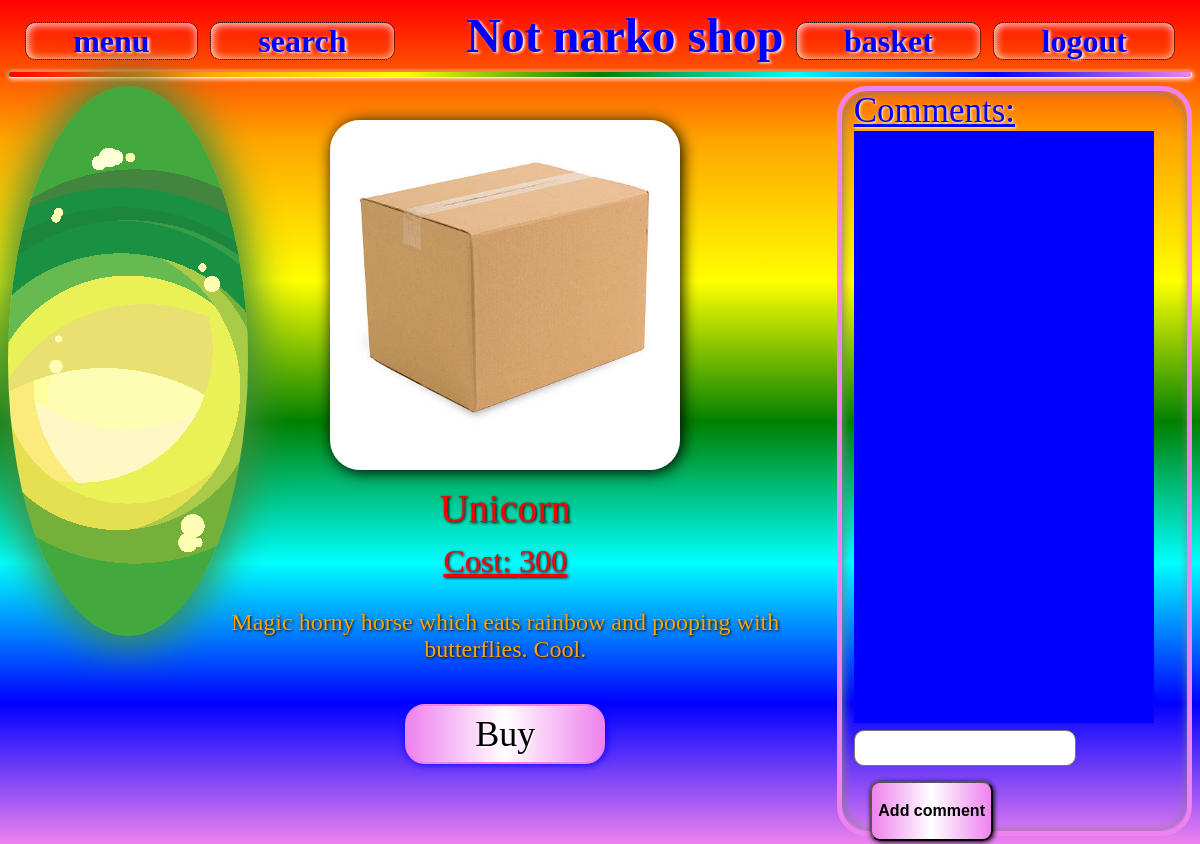
Page /item/1 on the committed database.
### catalog/models.py (models this page shows, shortened)
class Item(models.Model):
    item_name = models.CharField(max_length=50, default="Magic powder")
    item_cost = models.IntegerField('Cost', null=False, default='150')
    item_descr = models.TextField(max_length=1000, help_text='Enter a description:', default="It's empty, for a while, but soon some item will be here")
    item_image = models.FileField(upload_to='catalog/static/img/', default='blank.jpg')

### catalog/views.py (the view)
# urls.py: path('item/<int:pk>', views.item_call.as_view(), name='item_item'),
class item_call(DetailView):
    model = Item
    template_name = 'item.html'
    obj_name = 'item'
    def item(request):
        item_name = Item.objects.all()
        item_cost = Item.objects.all()
        item_descr = Item.objects.all()
        item_image = Item.objects.all()
        context = {
            'item_name': item_name,
            'item_cost': item_cost,
            'item_descr': item_descr,
            'item_image': item_image,
        }
        return render(request, "item.html", context=context)

### cart/context_processors.py (called while the page is built)
def cart(request):
    return {'cart': Cart(request)}

### catalog/templates/item.html (shortened to what this page needs)
{% load static %}
<!DOCTYPE html>
<html lang="en">
<head>
    <link rel="stylesheet" href="{% static 'css/style.css' %}">
</head>
<body>
<div class="header">
    <a class="buttons" href="{% url 'index' %}">menu</a>
    <a class="buttons" id="cont">search</a>
    <span>Not narko shop</span>
    <a class="buttons" href="{% url 'cart:cart_detail' %}">basket</a>
    <a class="buttons" href="{% url 'login' %}">logout</a>
</div>
<hr>
<div class="item_page_menu">
    <a class="go_home" href="{% url 'index' %}"></a>
    <div class="item_page">
    <div><img class="box_item" src="{% static 'img/box.png' %}"></div>
    <div class="name_item"><p>{{ item.item_name }}</p></div>
    <div class="cost_item">Cost: {{ item.item_cost }}</div>
    <div class="descr_item">{{ item.item_descr }}</div>
    <div>
        <form action="{% url 'cart:cart_add' item.id %}" method="post">
            <input class="buy_buttn" type="submit" value="Buy">
        </form>
    </div>
    </div>
    <div class="comments">
        <div>Comments:</div>
        <div class="comment"></div>
        <textarea type="text" class="comm_int"></textarea><input type="submit" class="comm_butt" value="Add comment"></div>
    </div>
</body>
</html>

### rows in the picture
Item: item_name "Unicorn", item_cost "300", item_descr "Magic horny horse which eats rainbow and pooping with butterflies. Cool."
